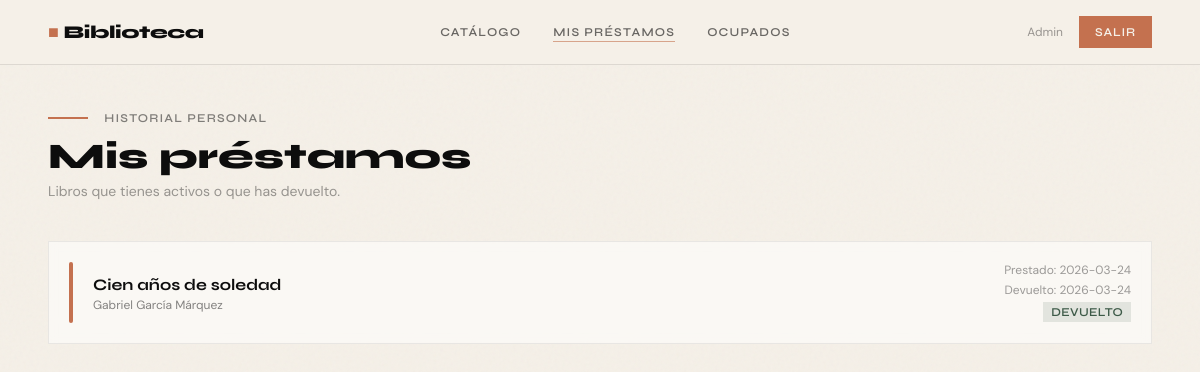
Page /my_loans (signed in) on the earlier database version.
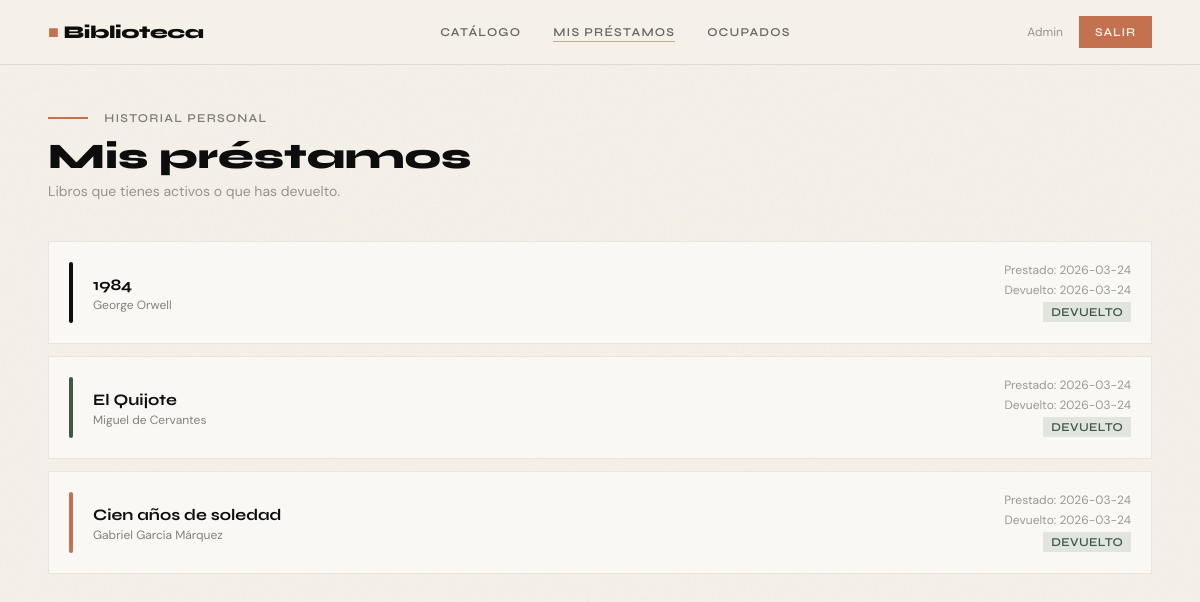
Same page on the later database version.
### tables this page shows
CREATE TABLE loans (
            id          INTEGER PRIMARY KEY AUTOINCREMENT,
            user_id     INTEGER NOT NULL REFERENCES users(id),
            book_id     INTEGER NOT NULL REFERENCES books(id),
            loan_date   TEXT    DEFAULT (datetime('now')),
            return_date TEXT,
            returned    INTEGER DEFAULT 0        -- 0 = activo, 1 = devuelto
        );

CREATE TABLE books (
            id          INTEGER PRIMARY KEY AUTOINCREMENT,
            title       TEXT    NOT NULL,
            author      TEXT    NOT NULL,
            genre       TEXT,
            year        INTEGER,
            cover_color TEXT    DEFAULT '#3D5A47',
            available   INTEGER DEFAULT 1        -- 1 = disponible, 0 = prestado
        );

### app.py (the view)
@app.route('/my_loans')
@login_required
def my_loans():
    conn  = get_db_connection()
    loans = conn.execute(
        """SELECT loans.id, books.title, books.author, books.cover_color,
                  loans.loan_date, loans.return_date, loans.returned
           FROM loans JOIN books ON loans.book_id=books.id
           WHERE loans.user_id=?
           ORDER BY loans.returned ASC, loans.loan_date DESC""",
        (session['user_id'],)
    ).fetchall()
    conn.close()
    return render_template('my_loans.html', loans=loans)

### app.py (called while the page is built)
def get_db_connection():
    conn = sqlite3.connect(DATABASE)
    conn.row_factory = sqlite3.Row
    return conn

def login_required(f):
    from functools import wraps
    @wraps(f)
    def decorated(*args, **kwargs):
        if 'user_id' not in session:
            flash("Debes iniciar sesión primero.")
            return redirect(url_for('login'))
        return f(*args, **kwargs)
    return decorated

### templates/my_loans.html (shortened to what this page needs)
{% extends "base.html" %}
{% block content %}
<div class="mb-2">
  <span style="width:40px;height:2px;background:#C4714F;display:inline-block;vertical-align:middle;margin-right:12px;"></span>
  <span class="text-xs font-display font-semibold tracking-widest text-ink uppercase opacity-50">Historial personal</span>
</div>
<h1 class="font-display text-4xl font-extrabold text-ink mb-1">Mis préstamos</h1>
<p class="text-sm text-ink opacity-40 mb-10">Libros que tienes activos o que has devuelto.</p>
{% if loans %}
<div class="space-y-3">
  {% for loan in loans %}
  <div class="stat-card p-5 flex items-center gap-5 animate-fade-up" style="animation-delay:{{ loop.index0 * 0.06 }}s;opacity:0">
    <div class="w-1 self-stretch flex-shrink-0 rounded-full" style="background:{{ loan['cover_color'] }}"></div>
    <div class="flex-1 min-w-0">
      <h3 class="font-display font-bold text-ink truncate">{{ loan['title'] }}</h3>
      <p class="text-xs text-ink opacity-50">{{ loan['author'] }}</p>
    </div>
    <div class="text-right flex-shrink-0">
      <p class="text-xs text-ink opacity-40 mb-1">Prestado: {{ loan['loan_date'][:10] }}</p>
      {% if loan['returned'] %}
        <p class="text-xs text-ink opacity-40">Devuelto: {{ loan['return_date'][:10] }}</p>
        <span class="inline-block mt-1 badge-available text-xs font-display font-semibold px-2 py-0.5 uppercase tracking-wide">Devuelto</span>
      {% else %}
        <span class="inline-block mt-1 badge-borrowed text-xs font-display font-semibold px-2 py-0.5 uppercase tracking-wide">Activo</span>
      {% endif %}
    </div>
  </div>
  {% endfor %}
</div>
{% else %}
<div class="text-center py-24 text-ink opacity-30">
  <p class="text-6xl mb-4">📖</p>
  <p class="font-display text-xl mb-2">Sin préstamos aún</p>
  <p class="text-sm">Ve al <a href="{{ url_for('books') }}" class="underline text-moss opacity-80">catálogo</a> para pedir un libro.</p>
</div>
{% endif %}
{% endblock %}

### templates/base.html (shortened to what this page needs)
<!DOCTYPE html>
<html lang="es">
<head>
  <script src="https://cdn.tailwindcss.com"></script>
</head>
<body class="noise bg-cream min-h-screen">
  {% if session.user_id %}
  <nav class="relative z-20 border-b border-ink border-opacity-10 bg-cream bg-opacity-90 backdrop-blur-sm">
    <div class="max-w-6xl mx-auto px-6 flex items-center justify-between h-16">
      <a href="{{ url_for('dashboard') }}" class="font-display font-extrabold text-lg text-ink tracking-tight">
        <span class="text-clay">■</span> Biblioteca
      </a>
      <div class="hidden md:flex items-center gap-8 text-xs font-semibold uppercase tracking-widest">
        <a href="{{ url_for('books') }}"    class="nav-link text-ink opacity-60 hover:opacity-100 transition-opacity {% if request.endpoint=='books' %}active opacity-100{% endif %}">Catálogo</a>
        <a href="{{ url_for('my_loans') }}" class="nav-link text-ink opacity-60 hover:opacity-100 transition-opacity {% if request.endpoint=='my_loans' %}active opacity-100{% endif %}">Mis préstamos</a>
        <a href="{{ url_for('occupied') }}" class="nav-link text-ink opacity-60 hover:opacity-100 transition-opacity {% if request.endpoint=='occupied' %}active opacity-100{% endif %}">Ocupados</a>
      </div>
      <div class="flex items-center gap-4">
        <span class="hidden md:inline text-xs font-body text-ink opacity-40">{{ session.user_name }}</span>
        <a href="{{ url_for('logout') }}" class="btn-clay text-xs py-2 px-4"><span>Salir</span></a>
      </div>
    </div>
  </nav>
  {% endif %}
  <main class="relative z-10 max-w-6xl mx-auto px-6 py-10">
    {% block content %}{% endblock %}
  </main>
</body>
</html>

### templates/base.html (style rules this page uses)
body { font-family:'DM Sans',sans-serif; }
h1,h2,h3,h4,label,nav { font-family:'Syne',sans-serif; }
.noise::before { content:''; position:fixed; inset:0; pointer-events:none; z-index:0; }
.nav-link { position:relative; }
.nav-link::after { content:''; position:absolute; left:0; bottom:-2px; width:0; height:1.5px; background:#C4714F; transition:width .3s; }
.nav-link:hover::after, .nav-link.active::after { width:100%; }
.btn-clay { background:#C4714F; color:#F5F0E8; font-family:'Syne',sans-serif; font-weight:600; letter-spacing:.07em; text-transform:uppercase; font-size:.75rem; padding:10px 24px; border:none; cursor:pointer; position:relative; overflow:hidden; transition:.3s; display:inline-block; text-decoration:none; }
.btn-clay::after { content:''; position:absolute; left:-100%; top:0; width:100%; height:100%; background:#0D0D0D; transition:left .35s ease; z-index:0; }
.btn-clay span { position:relative; z-index:1; }
.stat-card { border:1px solid #0D0D0D12; background:#fff8; backdrop-filter:blur(4px); }
.badge-available { background:#3D5A4720; color:#3D5A47; }

Differences in the rows shown:
added loans: title "1984", author "George Orwell", loan_date "2026-03-24", return_date "2026-03-24"
added loans: title "El Quijote", author "Miguel de Cervantes", loan_date "2026-03-24", return_date "2026-03-24"
